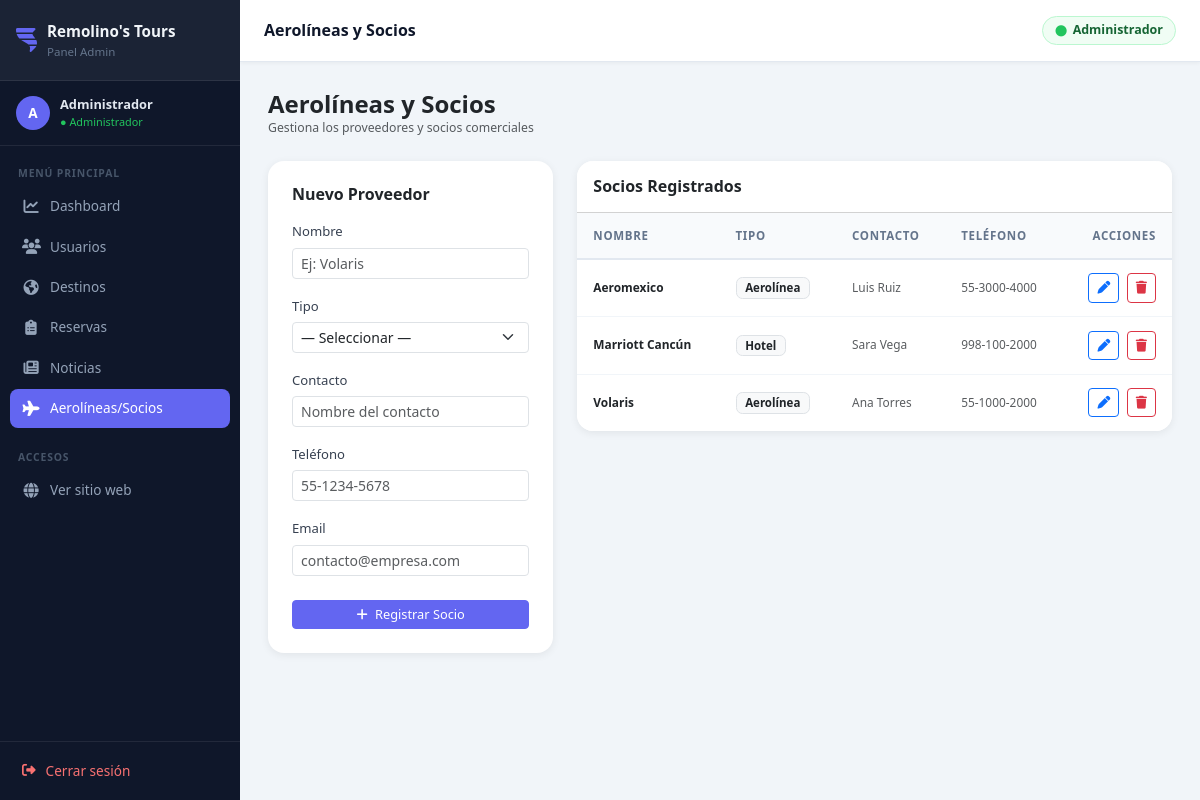
The app's page /admin/proveedores.php (signed in) with its own data.
### tables this page shows
CREATE TABLE `proveedores` (
  `id_proveedor` int(11) NOT NULL,
  `nombre_proveedor` varchar(150) NOT NULL,
  `tipo_proveedor` varchar(100) NOT NULL COMMENT 'Aerolínea, Hotel, Crucero, etc.',
  `contacto` varchar(150) DEFAULT NULL,
  `telefono` varchar(30) DEFAULT NULL,
  `email` varchar(150) DEFAULT NULL
);

### admin/proveedores.php (the view, shortened to what this page needs)
<?php
include('../Database/conexion.php');
$proveedores = mysqli_query($conexion,
    "SELECT * FROM proveedores ORDER BY nombre_proveedor ASC"
);
require_once 'includes/header.php';
?>
<div class="mb-4">
    <h4 class="fw-bold mb-0">Aerolíneas y Socios</h4>
    <p class="text-muted small mb-0">Gestiona los proveedores y socios comerciales</p>
</div>
<div class="row g-4">
    <div class="col-12 col-md-4">
        <div class="card panel-card p-4">
            <h6 class="fw-semibold mb-3">Nuevo Proveedor</h6>
            <form method="POST" novalidate>
                <div class="mb-3">
                    <label class="form-label fw-medium small">Nombre</label>
                    <input type="text" name="nombre" class="form-control form-control-sm"
                           placeholder="Ej: Volaris" value="<?= htmlspecialchars($_POST['nombre'] ?? '') ?>" required>
                </div>
                <div class="mb-3">
                    <label class="form-label fw-medium small">Tipo</label>
                    <select name="tipo" class="form-select form-select-sm">
                        <option value="">— Seleccionar —</option>
                    </select>
                </div>
                <div class="mb-3">
                    <label class="form-label fw-medium small">Contacto</label>
                    <input type="text" name="contacto" class="form-control form-control-sm"
                           placeholder="Nombre del contacto" value="<?= htmlspecialchars($_POST['contacto'] ?? '') ?>">
                </div>
                <div class="mb-3">
                    <label class="form-label fw-medium small">Teléfono</label>
                    <input type="text" name="telefono" class="form-control form-control-sm"
                           placeholder="55-1234-5678" value="<?= htmlspecialchars($_POST['telefono'] ?? '') ?>">
                </div>
                <div class="mb-4">
                    <label class="form-label fw-medium small">Email</label>
                    <input type="email" name="email" class="form-control form-control-sm"
                           placeholder="contacto@empresa.com" value="<?= htmlspecialchars($_POST['email'] ?? '') ?>">
                </div>
                <button type="submit" name="agregar" class="btn btn-primary w-100 btn-sm">
                    <i class="fa-solid fa-plus me-1"></i> Registrar Socio
                </button>
            </form>
        </div>
    </div>
    <div class="col-12 col-md-8">
        <div class="card panel-card">
            <div class="card-header bg-white py-3">
                <h6 class="mb-0 fw-semibold">Socios Registrados</h6>
            </div>
            <div class="card-body p-0">
                <div class="table-responsive">
                    <table class="table table-hover align-middle mb-0">
                        <thead>
                            <tr>
                                <th class="ps-3">Nombre</th>
                                <th>Tipo</th>
                                <th>Contacto</th>
                                <th>Teléfono</th>
                                <th class="text-end pe-3">Acciones</th>
                            </tr>
                        </thead>
                        <tbody>
                        <?php if (!$proveedores || mysqli_num_rows($proveedores) === 0): ?>
                            <tr><td colspan="5" class="text-center text-muted py-4">Sin proveedores registrados</td></tr>
                        <?php else: ?>
                            <?php while ($p = mysqli_fetch_assoc($proveedores)): ?>
                            <tr>
                                <td class="ps-3 fw-semibold small"><?= htmlspecialchars($p['nombre_proveedor']) ?></td>
                                <td>
                                    <span class="badge bg-light text-dark border small">
                                        <?= htmlspecialchars($p['tipo_proveedor']) ?>
                                    </span>
                                </td>
                                <td class="small text-muted"><?= htmlspecialchars($p['contacto'] ?? '—') ?></td>
                                <td class="small text-muted"><?= htmlspecialchars($p['telefono'] ?? '—') ?></td>
                                <td class="text-end pe-3">
                                    <a href="editar_proveedor.php?id=<?= $p['id_proveedor'] ?>"
                                       class="btn btn-sm btn-outline-primary me-1" title="Editar">
                                        <i class="fa-solid fa-pen"></i>
                                    </a>
                                    <a href="eliminar_proveedor.php?id=<?= $p['id_proveedor'] ?>"
                                       class="btn btn-sm btn-outline-danger"
                                       data-confirm="¿Eliminar a «<?= htmlspecialchars($p['nombre_proveedor']) ?>»?"
                                       title="Eliminar">
                                        <i class="fa-solid fa-trash"></i>
                                    </a>
                                </td>
                            </tr>
                            <?php endwhile; ?>
                        <?php endif; ?>
                        </tbody>
                    </table>
                </div>
            </div>
        </div>
    </div>
</div>
<?php require_once 'includes/footer.php'; ?>

### admin/includes/header.php (style rules this page uses)
:root { --sidebar-w: 240px; --sidebar-bg: #0f172a; --topbar-h: 62px; --accent: #6366f1; --accent-dark: #4f46e5; --body-bg: #f1f5f9; --card-radius: 1rem; --shadow-sm: 0 2px 8px rgba(0,0,0,.07); --shadow-md: 0 6px 20px rgba(0,0,0,.10); }
*, *::before, *::after { box-sizing: border-box; }
body { background: var(--body-bg); font-family: "Segoe UI", system-ui, sans-serif; margin: 0; font-size: .875rem; }
.panel-card { background: #fff; border: none; border-radius: var(--card-radius); box-shadow: var(--shadow-sm); overflow: hidden; }
.table { font-size: .85rem; margin: 0; }
.table thead th { background: #f8fafc; font-size: .72rem; text-transform: uppercase; letter-spacing: .06em; color: #64748b; border-bottom: 2px solid #e2e8f0; white-space: nowrap; padding: .85rem 1rem; font-weight: 700; }
.table tbody td { padding: .85rem 1rem; vertical-align: middle; border-color: #f1f5f9; }
.table tbody tr:last-child td { border-bottom: none; }
.badge { font-size: .72rem; padding: .35em .75em; border-radius: .4rem; font-weight: 600; }
.btn-primary { background: var(--accent); border-color: var(--accent); }
.btn-sm { font-size: .8rem; }
.form-label { font-weight: 600; font-size: .82rem; color: #374151; margin-bottom: .35rem; }

### records on screen
proveedores: nombre_proveedor "Aeromexico", tipo_proveedor "Aerolínea", contacto "Luis Ruiz", telefono "55-3000-4000"
proveedores: nombre_proveedor "Marriott Cancún", tipo_proveedor "Hotel", contacto "Sara Vega", telefono "998-100-2000"
proveedores: nombre_proveedor "Volaris", tipo_proveedor "Aerolínea", contacto "Ana Torres", telefono "55-1000-2000"

### other values on screen
mb_substr($_SESSION['nombre'] ?? 'A', 0, 1) "A"
$_SESSION['nombre'] "Administrador"
$item['label'] "Dashboard"
$item['label'] "Usuarios"
$item['label'] "Destinos"
$item['label'] "Reservas"
$item['label'] "Noticias"
$item['label'] "Aerolíneas/Socios"
$tituloPagina "Aerolíneas y Socios"
$_SESSION["nombre"] "Administrador"
